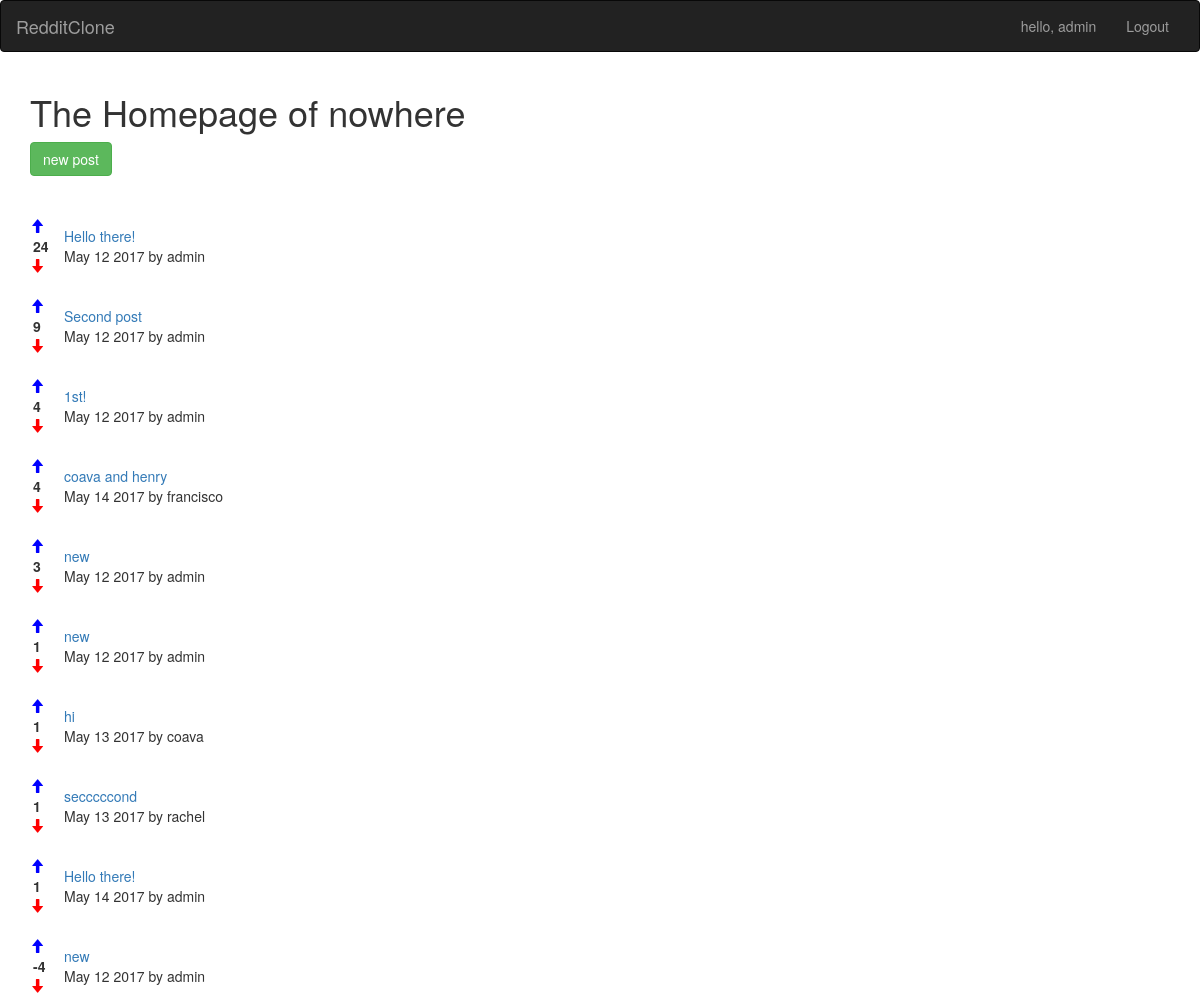
The app's page / (signed in) with its own data.
### posts/models.py (models this page shows)
class Posts(models.Model):
    title = models.CharField(max_length=200)
    url = models.TextField()
    pub_date = models.DateTimeField()
    author = models.ForeignKey(User)
    votes_total = models.IntegerField(default=1)
    def pub_date_pretty(self):
        return self.pub_date.strftime('%b %e %Y')

### posts/views.py (the view)
# urls.py: 2. Add a URL to urlpatterns:  url(r'^$', views.home, name='home')
def home(request):
    posts = Posts.objects.order_by('-votes_total')
    return render(request, 'posts/home.html', {'posts': posts})

### posts/templates/posts/home.html (shortened to what this page needs)
{% extends 'base.html' %}
{% block content %}
<h1>The Homepage of nowhere</h1>
<a class="btn btn-success" href="{% url 'posts:create' %}">new post</a>
<br>
<br>
{% for post in posts.all %}
<table>
	<tr>
		<td>
			<a href="#" onClick="document.getElementById('upvote{{ post.id }}').submit()">
				<span class="glyphicon glyphicon-arrow-up" aria-hidden="true" style="padding-right: 20px; color: blue;"></span>
			</a>
			<br><strong style="padding-left: 3px;">{{ post.votes_total }}</strong><br>
			<a href="#" onClick="document.getElementById('downvote{{ post.id }}').submit()">
			<span class="glyphicon glyphicon-arrow-down" aria-hidden="true" style="color: red;"></span>
			</a>
		</td>
		<td>
			<a href="{{ post.url }}" target="_blank">{{ post.title }}</a>
			<br>{{ post.pub_date_pretty }} by {{ post.author.username }}
		</td>
	</tr>
	<br>
</table>
{% endfor %}
{% endblock %}

### templates/base.html (shortened to what this page needs)
<!DOCTYPE html>
<html lang="en">
  <head>
    <link rel="stylesheet" href="https://maxcdn.bootstrapcdn.com/bootstrap/3.3.7/css/bootstrap.min.css">
  </head>
  <body>
    <nav class="navbar navbar-inverse">
      <div class="container-fluid">
        <div class="navbar-header">
          <a class="navbar-brand" href="{% url 'home' %}">RedditClone</a>
        </div>
        <div class="collapse navbar-collapse" id="mynav">
          <ul class="nav navbar-nav navbar-right">
            {% if user.is_authenticated %}
            <li><a href="{% url 'posts:userposts' user.id %}">hello, {{ request.user.username }}</a></li>
            <li><a href="#" onClick="document.getElementById('logout').submit()">Logout</a></li>
            {% else %}
            <li><a href="{% url 'accounts:signup' %}">Signup</a></li>
            <li><a href="{% url 'accounts:login' %}">Login</a></li>
            {% endif %}
          </ul>
        </div>
      </div>
    </nav>
    <div class="container">
      {% block content %}
      {% endblock %}
    </div>
  </body>
</html>

### records on screen
Posts: votes_total "24", title "Hello there!", pub_date_pretty "May 12 2017", author.username "admin"
Posts: votes_total "9", title "Second post", pub_date_pretty "May 12 2017", author.username "admin"
Posts: votes_total "4", title "1st!", pub_date_pretty "May 12 2017", author.username "admin"
Posts: votes_total "4", title "coava and henry", pub_date_pretty "May 14 2017", author.username "francisco"
Posts: votes_total "3", title "new", pub_date_pretty "May 12 2017", author.username "admin"
Posts: votes_total "1", title "new", pub_date_pretty "May 12 2017", author.username "admin"
Posts: votes_total "1", title "hi", pub_date_pretty "May 13 2017", author.username "coava"
Posts: votes_total "1", title "secccccond", pub_date_pretty "May 13 2017", author.username "rachel"
Posts: votes_total "1", title "Hello there!", pub_date_pretty "May 14 2017", author.username "admin"
Posts: votes_total "-4", title "new", pub_date_pretty "May 12 2017", author.username "admin"

### other values on screen
{{ request.user.username }} "admin"
